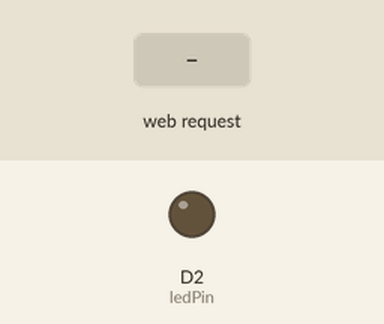
Bench run of a program on a simulated ESP8266 (Wemos D1 mini). Shown: output pins drawn as LEDs (lit = HIGH). The test bench sets the inputs (shaded band). WiFi joins after 1.5 s; servers stay silent unless stated; what the program prints to the serial monitor is not drawn.

Above: at 2.7 s.
2.8 s: HTTP request GET /led_on received
At 3.6 s:
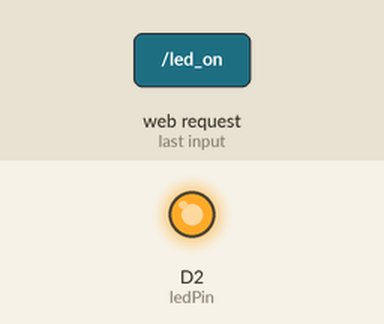
4.3 s: HTTP request GET /led_off received
At 4.8 s:
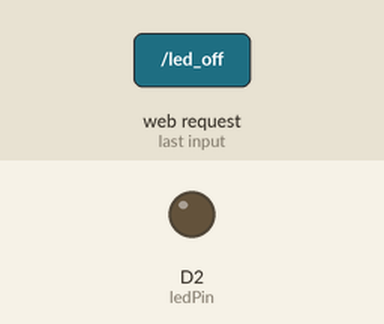
5.8 s: HTTP request GET /led_on?switch_1=on received
At 7.1 s:
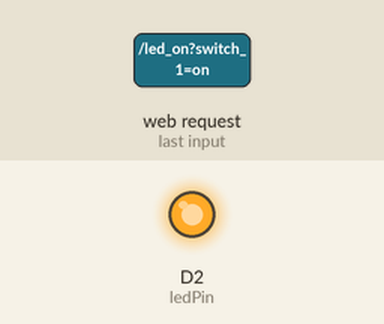
Timing chart, 0 to 8.8 s (numbered marks = the images above; inputs shaded):
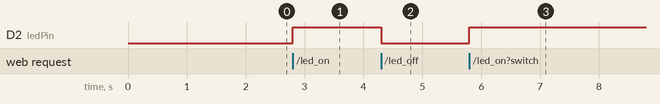

Measured:
- after the input at 2.8 s, D2 (ledPin): LOW → HIGH at once
- after the input at 4.3 s, D2 (ledPin): HIGH → LOW at once
- after the input at 5.8 s, D2 (ledPin): LOW → HIGH at once

The program:

main.cpp
```cpp
#include <Arduino.h>
#include <ESP8266WebServer.h>
#include <ESP8266WiFi.h>
#include <WiFiClient.h>

const char* ssid = "vivo1820";
const char* password = "sinta123";
const int ledPin = D2;

const char index_on[] PROGMEM = R"=====(
<!DOCTYPE html>
<html lang="en">

<head>
    <meta charset="UTF-8">
    <meta http-equiv="X-UA-Compatible" content="IE=edge">
    <meta name="viewport" content="width=device-width, initial-scale=1.0">
    <script src="https://ajax.googleapis.com/ajax/libs/jquery/3.3.1/jquery.min.js"></script>
    <title>Kendali LED dengan Web Server</title>
</head>
<style>
    header {
        background-color: slategray;
        padding: 30px;
        text-align: center;
    }

    h1 {
        color: blanchedalmond;
        font-size: larger;
    }

    h2 {
        font-size: large;
    }

    .switch {
        position: relative;
        display: inline-block;
        width: 60px;
        height: 34px;
    }

    .switch input {
        display: none;
    }

    .slider {
        position: absolute;
        cursor: pointer;
        top: 0;
        left: 0;
        right: 0;
        bottom: 0;
        background-color: #ccc;
        -webkit-transition: .4s;
        transition: .4s;
    }

    .slider:before {
        position: absolute;
        content: "";
        height: 26px;
        width: 26px;
        left: 4px;
        bottom: 4px;
        background-color: white;
        -webkit-transition: .4s;
        transition: .4s;
    }

    input:checked+.slider {
        background-color: #2196F3;
    }

    input:focus+.slider {
        box-shadow: 0 0 1px #2196F3;
    }

    input:checked+.slider:before {
        -webkit-transform: translateX(26px);
        -ms-transform: translateX(26px);
        transform: translateX(26px);
    }

    .slider.round {
        border-radius: 34px;
    }

    .slider.round:before {
        border-radius: 50%;
    }

    .btnContainer {
        text-align: center;
    }

    footer {
        background-color: slategray;
        padding: 10px;
        text-align: center;
    }
</style>

<body>
    <header>
        <h1>Kendali LED dengan Web Server WeMos D1 R1</h1>
    </header>
    <br>
    <br>
    <section>
        <div class="btnContainer">
            <h2>Saklar LED Merah</h2>
            <form action="?" method="post">
                <label class="switch">
                    <input type="checkbox" name="switch_1" value="on" onchange="this.form.submit()">
                    <span class="slider round"></span>
                </label>
                <input type="hidden" name="switch_1" value="off" onchange="this.form.submit()">
            </form>
        </div>
    </section>
    <br>
    <br>
    <footer>
        <div class="textFooter">
            <b>Rizal Alfikri | SIB3_Wifi</b>
        </div>
    </footer>
</body>

</html>
)=====";

const char index_off[] PROGMEM = R"=====(
<!DOCTYPE html>
<html lang="en">

<head>
    <meta charset="UTF-8">
    <meta http-equiv="X-UA-Compatible" content="IE=edge">
    <meta name="viewport" content="width=device-width, initial-scale=1.0">
    <script src="https://ajax.googleapis.com/ajax/libs/jquery/3.3.1/jquery.min.js"></script>
    <title>Kendali LED dengan Web Server</title>
</head>
<style>
    header {
        background-color: slategray;
        padding: 30px;
        text-align: center;
    }

    h1 {
        color: blanchedalmond;
        font-size: larger;
    }

    h2 {
        font-size: large;
    }

    .switch {
        position: relative;
        display: inline-block;
        width: 60px;
        height: 34px;
    }

    .switch input {
        display: none;
    }

    .slider {
        position: absolute;
        cursor: pointer;
        top: 0;
        left: 0;
        right: 0;
        bottom: 0;
        background-color: #ccc;
        -webkit-transition: .4s;
        transition: .4s;
    }

    .slider:before {
        position: absolute;
        content: "";
        height: 26px;
        width: 26px;
        left: 4px;
        bottom: 4px;
        background-color: white;
        -webkit-transition: .4s;
        transition: .4s;
    }

    input:checked+.slider {
        background-color: #2196F3;
    }

    input:focus+.slider {
        box-shadow: 0 0 1px #2196F3;
    }

    input:checked+.slider:before {
        -webkit-transform: translateX(26px);
        -ms-transform: translateX(26px);
        transform: translateX(26px);
    }

    .slider.round {
        border-radius: 34px;
    }

    .slider.round:before {
        border-radius: 50%;
    }

    .btnContainer {
        text-align: center;
    }

    footer {
        background-color: slategray;
        padding: 10px;
        text-align: center;
    }
</style>

<body>
    <header>
        <h1>Kendali LED dengan Web Server WeMos D1 R1</h1>
    </header>
    <br>
    <br>
    <section>
        <div class="btnContainer">
            <h2>Saklar LED Merah</h2>
            <form action="?" method="post">
                <label class="switch">
                    <input type="checkbox" name="switch_1" value="off" onchange="this.form.submit()" checked>
                    <span class="slider round"></span>
                </label>
                <input type="hidden" name="switch_1" value="off" onchange="this.form.submit()">
            </form>
        </div>
    </section>
    <br>
    <br>
    <footer>
        <div class="textFooter">
            <b>Rizal Alfikri | SIB3_Wifi</b>
        </div>
    </footer>
</body>

</html>
)=====";

ESP8266WebServer server(80);

const int led = 0;

unsigned long waktuSebelum = 0;
const long waktuJeda = 1000;

void returnFail(String msg){
  server.sendHeader("Connection","close");
  server.sendHeader("Access-Control-Allow-Origin","*");
  server.send(500,"text/plain",msg+"\r\n");
}

void writeLED(int LEDon){
  if (LEDon == 1)
  {
    digitalWrite(ledPin, HIGH);
  } else if (LEDon == 0)
  {
    digitalWrite(ledPin, LOW);
  }
}

void handleSubmit(){
  String LEDvalue;

  if (!server.hasArg("switch_1"))
  {
    return returnFail("BAD ARGS");
  }
  Serial.println(server.arg("switch_1"));
  LEDvalue = server.arg("switch_1");

  if (LEDvalue == "on")
  {
    writeLED(1);
    server.send(200,"text/html",index_off);
  } else if (LEDvalue == "off")
  {
    writeLED(0);
    server.send(200,"text/html",index_on);
  } else
  {
    returnFail("Bad LED Value");
  }
}

void handleRoot(){
  if (server.hasArg("switch_1"))
  {
    handleSubmit();
  } else
  {
    server.send(200,"text/html",index_on);
  }
}

void handle_on(){
  writeLED(1);
}

void handle_off(){
  writeLED(0);
}

void setup() {
  pinMode(ledPin, OUTPUT);
  digitalWrite(ledPin, LOW);
  Serial.begin(115200);
  WiFi.begin(ssid,password);
  Serial.println("");

  while (WiFi.status() != WL_CONNECTED)
  {
    delay(500);
    Serial.print(".");
  }
  Serial.println("");
  Serial.print("Terkoneksi ke ");
  Serial.println(ssid);
  Serial.print("Alamat IP: ");
  Serial.println(WiFi.localIP());

  server.on("/", handleRoot);

  server.on("/led_on",handle_on);
  server.on("/led_off", handle_off);

  server.begin();
  Serial.println("ESP8266 HTTP Server Dimulai");
}

void loop() {
  server.handleClient();
}
```
